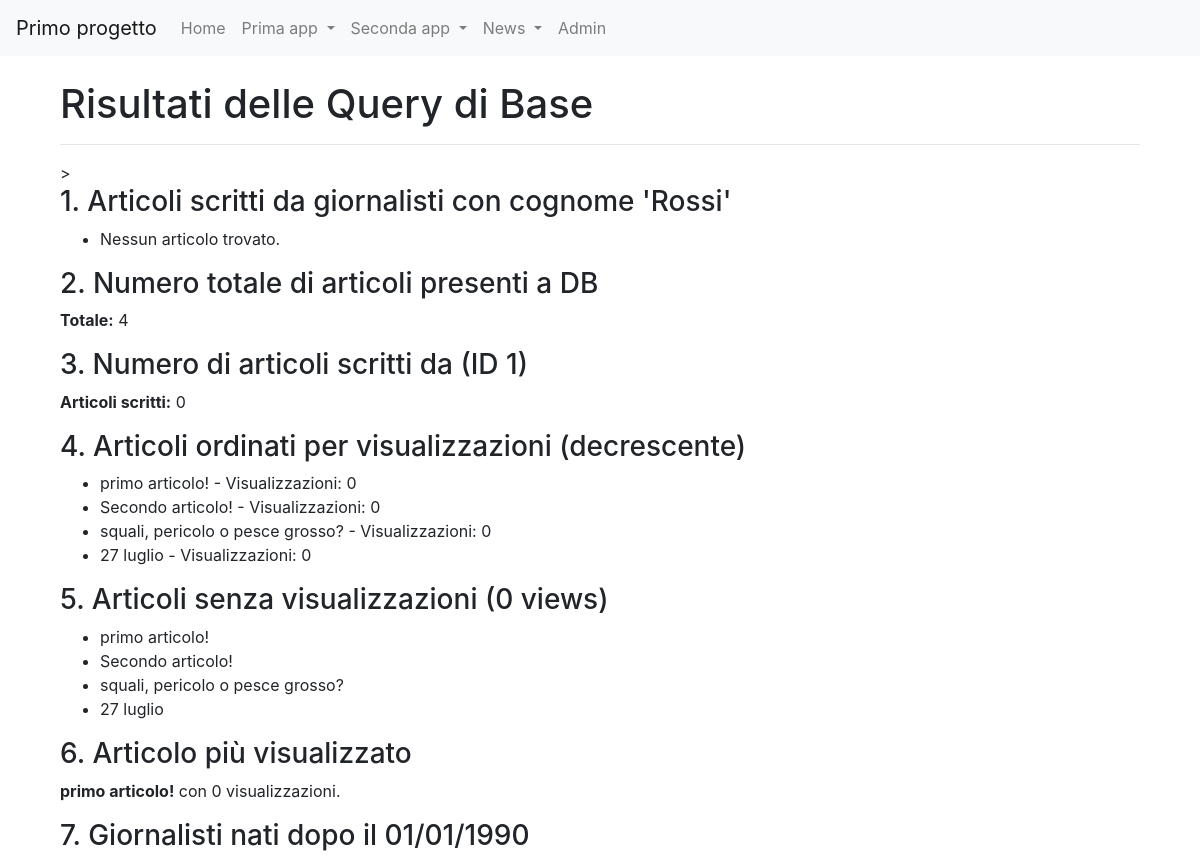
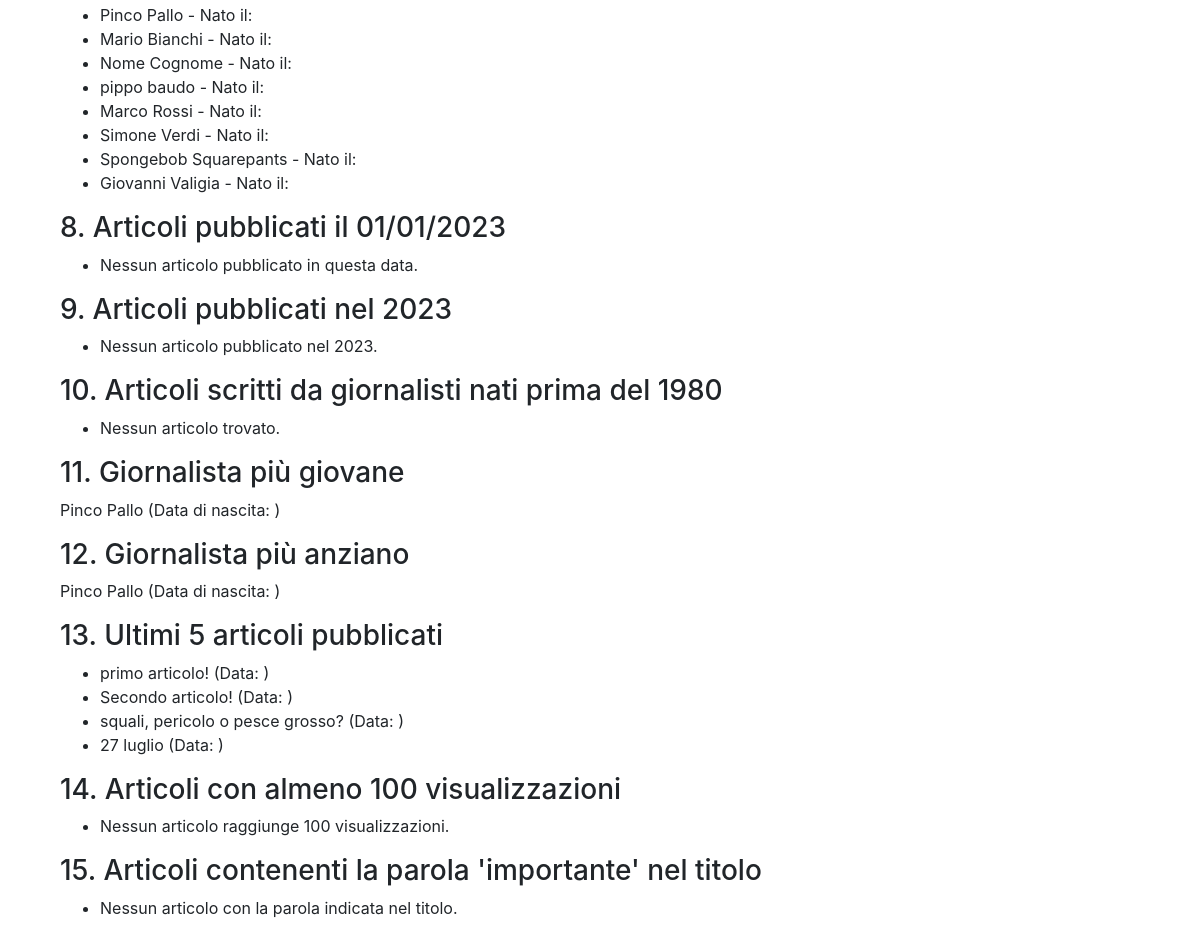
Page /news/query/ on the committed database (2 pictures, top to bottom).
### news/models.py (models this page shows, shortened)
class Article(models.Model):
    titolo = models.CharField(max_length=200)
    contenuto = models.TextField()
    giornalista = models.ForeignKey(Giornalista, on_delete=models.CASCADE, related_name='articoli')
    visualizzazioni = models.IntegerField(default=0)
    data_pubblicazione = models.DateField()
    class Meta:
        verbose_name = "Articolo"
        verbose_name_plural = "Articoli"

class Giornalista(models.Model):
    nome = models.CharField(max_length=100)
    cognome = models.CharField(max_length=100)
    data_nascita = models.DateField()
    class Meta:
        verbose_name = "Giornalista"
        verbose_name_plural = "Giornalisti"

### news/views.py (the view)
# urls.py: path('query/', queryBase, name='query'),
def queryBase(request):
    articoli_cognome = Article.objects.filter(giornalista__cognome='Rossi')
    numero_totale_articoli = Article.objects.count()
    try:
        giornalista_1 = Giornalista.objects.get(id=1)
        numero_articoli_giornalista_1 = Article.objects.filter(giornalista=giornalista_1).count()
    except Giornalista.DoesNotExist:
        giornalista_1 = None
        numero_articoli_giornalista_1 = 0
    articoli_ordinati = Article.objects.order_by('-visualizzazioni')
    articoli_senza_visualizzazioni = Article.objects.filter(visualizzazioni=0)
    articolo_piu_visualizzato = Article.objects.order_by('-visualizzazioni').first()
    giornalisti_data = Giornalista.objects.filter(data_nascita__gt=datetime.date(1990, 1, 1))
    articoli_del_giorno = Article.objects.filter(data_pubblicazione=datetime.date(2023, 1, 1))
    articoli_periodo = Article.objects.filter(data_pubblicazione__range=(datetime.date(2023, 1, 1), datetime.date(2023, 12, 31)))
    giornalisti_nati = Giornalista.objects.filter(data_nascita__lt=datetime.date(1980, 1, 1))
    articoli_giornalisti = Article.objects.filter(giornalista__in=giornalisti_nati)
    giornalista_giovane = Giornalista.objects.order_by('-data_nascita').first()
    giornalista_anziano = Giornalista.objects.order_by('data_nascita').first()
    ultimi = Article.objects.order_by('-data_pubblicazione')[:5]
    articoli_minime_visualizzazioni = Article.objects.filter(visualizzazioni__gte=100)
    articoli_parola = Article.objects.filter(titolo__icontains='importante')
    context = {
        'articoli_cognome': articoli_cognome,
        'numero_totale_articoli': numero_totale_articoli,
        'giornalista_1': giornalista_1,
        'numero_articoli_giornalista_1': numero_articoli_giornalista_1,
        'articoli_ordinati': articoli_ordinati,
        'articoli_senza_visualizzazioni': articoli_senza_visualizzazioni,
        'articolo_piu_visualizzato': articolo_piu_visualizzato,
        'giornalisti_data': giornalisti_data,
        'articoli_del_giorno': articoli_del_giorno,
        'articoli_periodo': articoli_periodo,
        'articoli_giornalisti': articoli_giornalisti,
        'giornalista_giovane': giornalista_giovane,
        'giornalista_anziano': giornalista_anziano,
        'ultimi': ultimi,
        'articoli_minime_visualizzazioni': articoli_minime_visualizzazioni,
        'articoli_parola': articoli_parola,
    }
    return render(request, 'news/query.html', context)

### news/templates/news/query.html (shortened to what this page needs)
{% extends 'base.html' %}
{% block content %}
<div class="container mt-4">
    <h1>Risultati delle Query di Base</h1>
    <hr>
>
    <h3>1. Articoli scritti da giornalisti con cognome 'Rossi'</h3>
    <ul>
        {% for art in articoli_cognome %}
            <li>{{ art.titolo }} (Autore: {{ art.giornalista.nome }} {{ art.giornalista.cognome }})</li>
        {% empty %}
            <li>Nessun articolo trovato.</li>
        {% endfor %}
    </ul>
    <h3>2. Numero totale di articoli presenti a DB</h3>
    <p><strong>Totale:</strong> {{ numero_totale_articoli }}</p>
    <h3>3. Numero di articoli scritti da {{ giornalista_1.nome }} {{ giornalista_1.cognome }} (ID 1)</h3>
    <p><strong>Articoli scritti:</strong> {{ numero_articoli_giornalista_1 }}</p>
    <h3>4. Articoli ordinati per visualizzazioni (decrescente)</h3>
    <ul>
        {% for art in articoli_ordinati %}
            <li>{{ art.titolo }} - Visualizzazioni: {{ art.visualizzazioni }}</li>
        {% empty %}
            <li>Nessun articolo trovato.</li>
        {% endfor %}
    </ul>
    <h3>5. Articoli senza visualizzazioni (0 views)</h3>
    <ul>
        {% for art in articoli_senza_visualizzazioni %}
            <li>{{ art.titolo }}</li>
        {% empty %}
            <li>Tutti gli articoli hanno almeno una visualizzazione.</li>
        {% endfor %}
    </ul>
    <h3>6. Articolo più visualizzato</h3>
    {% if articolo_piu_visualizzato %}
        <p><strong>{{ articolo_piu_visualizzato.titolo }}</strong> con {{ articolo_piu_visualizzato.visualizzazioni }} visualizzazioni.</p>
    {% else %}
        <p>Nessun articolo presente.</p>
    {% endif %}
    <h3>7. Giornalisti nati dopo il 01/01/1990</h3>
    <ul>
        {% for g in giornalisti_data %}
            <li>{{ g.nome }} {{ g.cognome }} - Nato il: {{ g.anno_di_nascita }}</li>
        {% empty %}
            <li>Nessun giornalista trovato.</li>
        {% endfor %}
    </ul>
    <h3>8. Articoli pubblicati il 01/01/2023</h3>
    <ul>
        {% for art in articoli_del_giorno %}
            <li>{{ art.titolo }}</li>
        {% empty %}
            <li>Nessun articolo pubblicato in questa data.</li>
        {% endfor %}
    </ul>
    <h3>9. Articoli pubblicati nel 2023</h3>
    <ul>
        {% for art in articoli_periodo %}
            <li>{{ art.titolo }} (Data: {{ art.data }})</li>
        {% empty %}
            <li>Nessun articolo pubblicato nel 2023.</li>
        {% endfor %}
    </ul>
    <h3>10. Articoli scritti da giornalisti nati prima del 1980</h3>
    <ul>
        {% for art in articoli_giornalisti %}
            <li>{{ art.titolo }} (Autore: {{ art.giornalista.nome }} {{ art.giornalista.cognome }})</li>
        {% empty %}
            <li>Nessun articolo trovato.</li>
        {% endfor %}
    </ul>
    <h3>11. Giornalista più giovane</h3>
    {% if giornalista_giovane %}
        <p>{{ giornalista_giovane.nome }} {{ giornalista_giovane.cognome }} (Data di nascita: {{ giornalista_giovane.anno_di_nascita }})</p>
    {% else %}
        <p>Nessun giornalista trovato.</p>
    {% endif %}
    <h3>12. Giornalista più anziano</h3>
    {% if giornalista_anziano %}
        <p>{{ giornalista_anziano.nome }} {{ giornalista_anziano.cognome }} (Data di nascita: {{ giornalista_anziano.anno_di_nascita }})</p>
    {% else %}
        <p>Nessun giornalista trovato.</p>
    {% endif %}
    <h3>13. Ultimi 5 articoli pubblicati</h3>
    <ul>
        {% for art in ultimi %}
            <li>{{ art.titolo }} (Data: {{ art.data }})</li>
        {% empty %}
            <li>Nessun articolo trovato.</li>
        {% endfor %}
    </ul>
    <h3>14. Articoli con almeno 100 visualizzazioni</h3>
    <ul>
        {% for art in articoli_minime_visualizzazioni %}
            <li>{{ art.titolo }} - Views: {{ art.visualizzazioni }}</li>
        {% empty %}
            <li>Nessun articolo raggiunge 100 visualizzazioni.</li>
        {% endfor %}
    </ul>
    <h3>15. Articoli contenenti la parola 'importante' nel titolo</h3>
    <ul>
        {% for art in articoli_parola %}
            <li>{{ art.titolo }}</li>
        {% empty %}
            <li>Nessun articolo con la parola indicata nel titolo.</li>
        {% endfor %}
    </ul>
</div>
{% endblock content %}

### rows in the picture
Article: titolo "primo articolo!", visualizzazioni "0"
Article: titolo "Secondo articolo!", visualizzazioni "0"
Article: titolo "squali, pericolo o pesce grosso?", visualizzazioni "0"
Article: titolo "27 luglio", visualizzazioni "0"
Giornalista: nome "Pinco", cognome "Pallo"
Giornalista: nome "Mario", cognome "Bianchi"
Giornalista: nome "Nome", cognome "Cognome"
Giornalista: nome "pippo", cognome "baudo"
Giornalista: nome "Marco", cognome "Rossi"
Giornalista: nome "Simone", cognome "Verdi"
Giornalista: nome "Spongebob", cognome "Squarepants"
Giornalista: nome "Giovanni", cognome "Valigia"

### other values in the picture
{{ numero_totale_articoli }} "4"
{{ numero_articoli_giornalista_1 }} "0"
